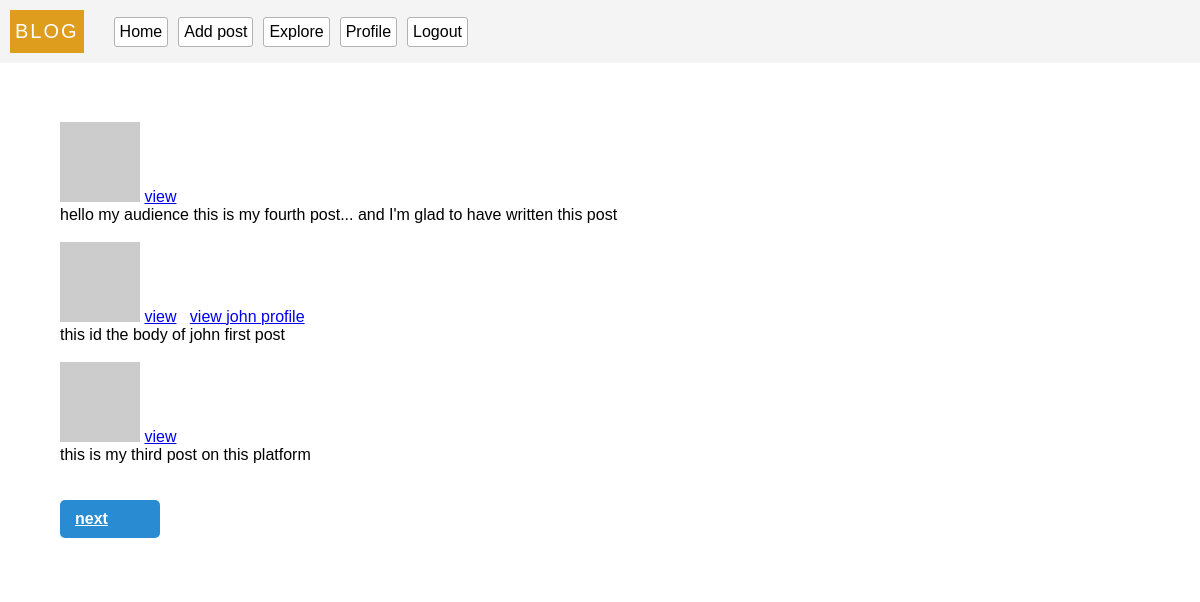
The app's page /explore (signed in), older data.
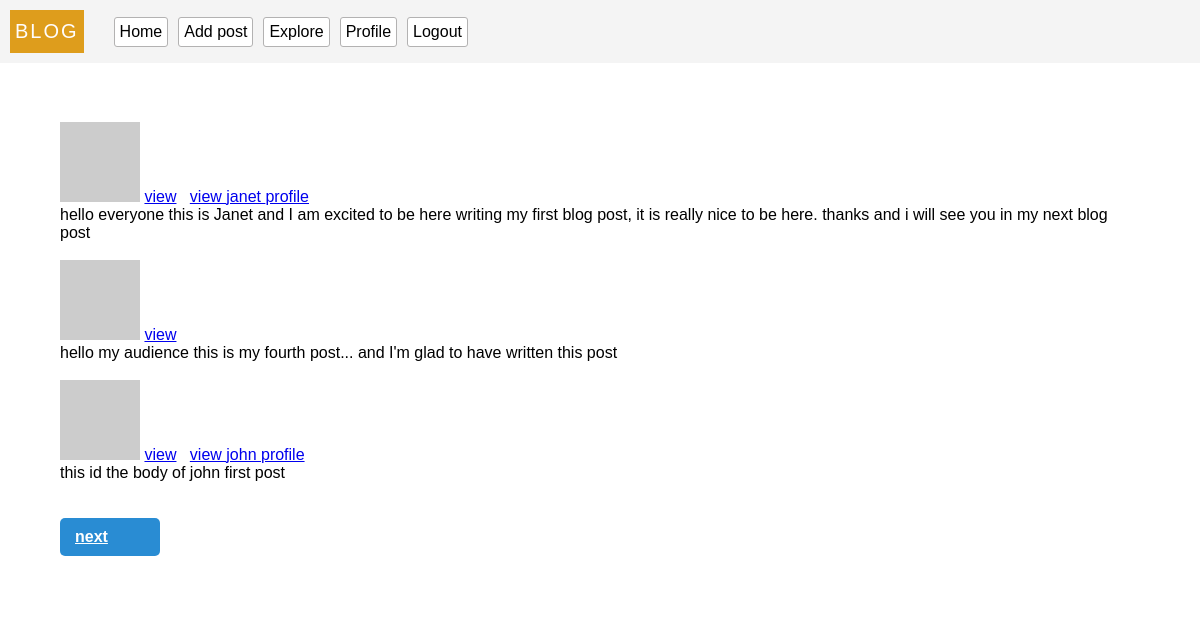
The same page, newer data.
### models.py (models this page shows, shortened)
class Post(db.Model):
  __tablename__ = 'posts'
  id = db.Column(db.Integer, primary_key = True)
  body = db.Column(db.String(300) ,nullable = False)
  title = db.Column(db.String(20), nullable = False)
  timestamp = db.Column(db.DateTime, default=datetime.utcnow, index = True)
  user_id = db.Column(db.Integer, db.ForeignKey('users.id'))

class User(db.Model, UserMixin):
  __tablename__ = 'users'
  id = db.Column(db.Integer, primary_key = True)
  username = db.Column(db.String(100), unique = True, index = True)
  email = db.Column(db.String(100), index = True, unique = True)
  password = db.Column(db.String(200))
  last_seen = db.Column(db.DateTime, default=datetime.utcnow, index = True)
  about_me = db.Column(db.String, nullable=True)
  posts = db.relationship(
    'Post',
    backref = 'author',
    lazy = 'dynamic'
  )
  followed = db.relationship(
    'User',
    secondary = followers,
    primaryjoin = (followers.c.follower_id == id),
    secondaryjoin = (followers.c.followed_id == id),
    backref = db.backref('followers', lazy='dynamic'),
    lazy = 'dynamic'
  )
  follower = db.relationship(
    'User',
    secondary = followers,
    primaryjoin = (followers.c.followed_id == id),
    secondaryjoin = (followers.c.follower_id == id),
    backref = db.backref('followed_user', lazy='dynamic'),
    lazy = 'dynamic'
  )
  def avatar(self, size='80'):
    digest = md5(str(self.email).lower().encode('utf-8')).hexdigest()
    return f'https://gravatar.com/avatar/{digest}?d=identicon&s={size}'
  def update_last_seen(self):
    self.last_seen = datetime.utcnow()
    db.session.commit()
  @login.user_loader
  def get_user(id):
    return User.query.get(int(id))

### server.py (the view)
@app.route('/explore')
@login_required
def explore():
    page = request.args.get('page', 1, int)
    posts = Post.query.order_by(Post.timestamp.desc()).paginate(page = page, per_page = app.config['POST_PER_PAGE'], error_out= False)
    return render_template('index.html', title='Explore', posts=posts)

### server.py (called while the page is built)
@app.before_request
def validate():
  if current_user.is_authenticated:
    current_user.update_last_seen()

### templates/index.html (shortened to what this page needs)
  {% extends 'base.html' %}
  {% block content%}
  <link rel="stylesheet" href="/static/styles/login.css"/>
  <br>
    {% for post in posts.items %}
      <p>
        <img src="{{post.author.avatar(40)}}">
        <a href="/post/{{post.id}}">view</a>
        <span>&nbsp;</span>
        {% if current_user.id != post.author.id %}
          <a href="/user/{{post.author.id}}">
            view {{post.author.username}} profile
          </a>
        {% endif %}
      </p>
      <article> {{post.body}}</article>
      <br>
    {% endfor %}
    <br>
    {% if posts.has_next %}
      <a class="submit-btn" style="width:100px" href="?page={{posts.next_num}}"> next</a>
    {% endif %}
  {% endblock %}

### templates/base.html (shortened to what this page needs)
<!DOCTYPE html>
<html lang="en">
<head>
  <link rel="stylesheet" href="/static/styles/base.css">
</head>
<body>
  <nav>
    <ul class="nav-bar">
      <p class="logo">BLOG </p>
      <li>
        <a href="{{url_for('index')}}">Home</a>
      </li>
      {% if current_user.is_authenticated %}
      <li>
        <a href="{{url_for('add_post')}}"> Add post</a>
      </li>
      <li>
        <a href="{{url_for('explore')}}">Explore</a>
      </li>
      <li>
        <a href="{{url_for('profile')}}">Profile</a>
      </li>
      <li>
        <a href="{{url_for('logout')}}">Logout</a>
      </li>
      {% endif %}
    </ul>
  </nav>
<div class="container">
  {% block content%}
  {% endblock %}
</div>
</body>
</html>

### static/styles/base.css (style rules this page uses)
* { padding:0px; margin: 0px; box-sizing: border-box; }
body { font-family: 'Lucida Sans', 'Lucida Sans Regular', 'Lucida Grande', 'Lucida Sans Unicode', Geneva, Verdana, sans-serif; }
.nav-bar { display:flex; margin-bottom: 5px; align-items: center; background-color: #f4f4f4; padding:10px; }
.nav-bar>.logo { font-size: 20px ; color: rgb(255, 253, 253); background-color: rgb(222, 157, 28); padding:10px 5px; letter-spacing: 2px; margin-right: 30px; }
.nav-bar>li { background-color: rgb(255, 255, 255); color:black; padding:5px; margin-right: 10px; cursor: pointer; border-radius: 3px; border: solid 1px rgb(179, 178, 178); list-style: none; text-align: center; transition: all 0.1s; }
.nav-bar>li>a { color: black; text-decoration: none; text-align: center; }
.container { padding:3% 5%; background-color: #fff; }

### static/styles/login.css (style rules this page uses)
.submit-btn { padding:10px 15px; background-color: rgb(41, 140, 211); color:#fff; border-radius: 5px; font-weight:700; display: block; outline: none; border:none; transition: background-color 0.2s; }

Row changes from the older to the newer data that the page shows:
no longer on this page (row unchanged): Post: body "this is my third post on this platform"
added Post: author.username "janet", body "hello everyone this is Janet and I am excited to be here writing my first blog post, it is really nice to be here. thanks and i will see you in my next blog post"
